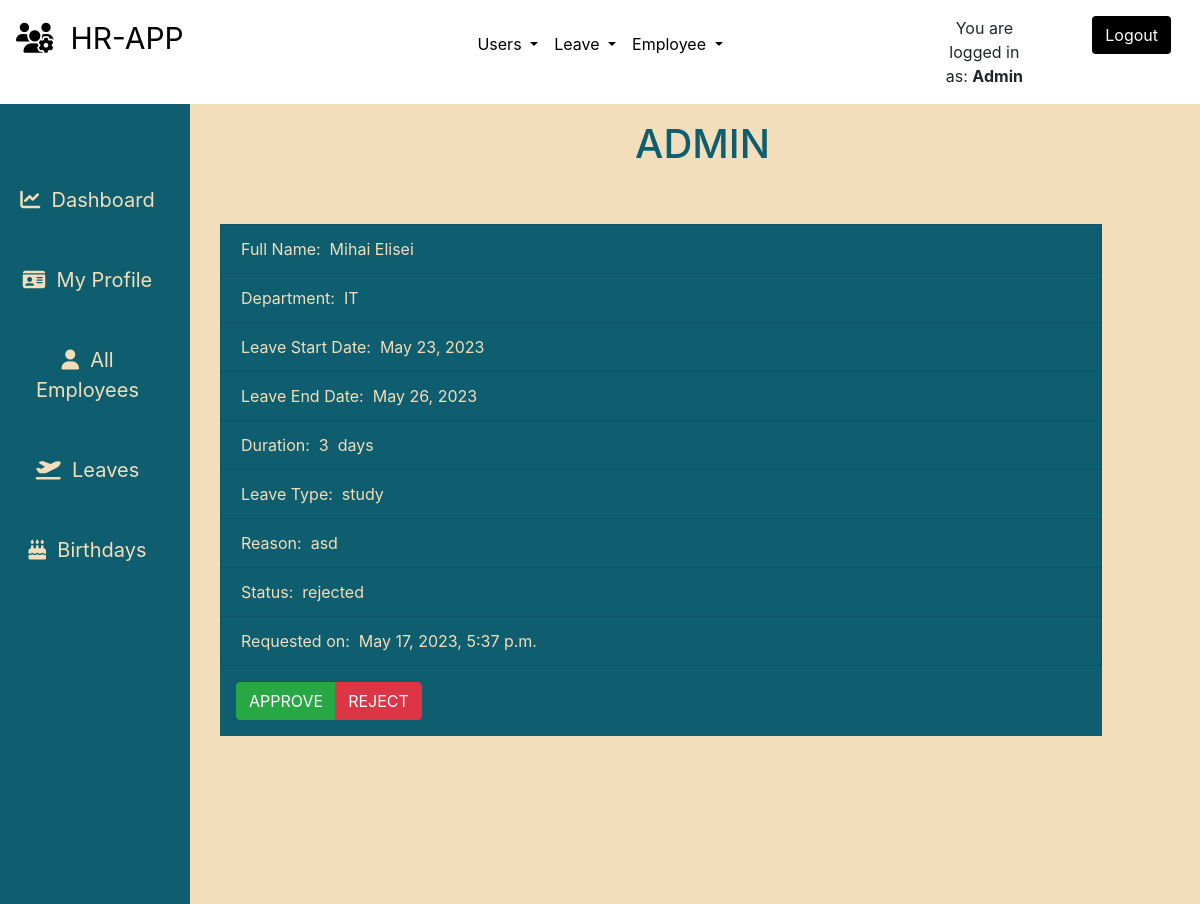
/leaves/leaves/all/action/4/ (signed in), run on the app's committed database.
### leaves/models.py (models this page shows, shortened)
class Leave(models.Model):
    SICK = 'sick'
    ANUAL = 'anual'
    EMERGENCY = 'emergency'
    STUDY = 'study'
    LEAVE_TYPE = (
    (SICK,'Sick Leave'),
    (ANUAL,'Anual Leave'),
    (EMERGENCY,'Emergency Leave'),
    (STUDY,'Study Leave'),
    )
    DAYS = 25
    user = models.ForeignKey(User,on_delete=models.CASCADE,default=1)
    startdate = models.DateField(verbose_name=_('Start Date'),help_text='leave start date is on ..',null=True,blank=False)
    enddate = models.DateField(verbose_name=_('End Date'),help_text='coming back on ...',null=True,blank=False)
    leavetype = models.CharField(verbose_name=_('Leave Type'),choices=LEAVE_TYPE,max_length=25,null=True,blank=False)
    reason = models.CharField(verbose_name=_('Reason for Leave'),max_length=255,help_text='add additional information for leave',null=True,blank=True)
    defaultdays = models.PositiveIntegerField(verbose_name=_('Leave days per year counter'),default=DAYS,null=True,blank=True)
    status = models.CharField(max_length=12,default='pending')
    is_approved = models.BooleanField(default=False)
    updated = models.DateTimeField(auto_now=True, auto_now_add=False)
    created = models.DateTimeField(auto_now=False, auto_now_add=True)
    objects = LeaveManager()
    class Meta:
        verbose_name = _('Leave')
        verbose_name_plural = ('Leaves')
        ordering = ['-created']
    @property
    def leave_days(self):
        days_count = ''
        startdate = self.startdate
        enddate = self.enddate
        if startdate > enddate:
            return
        dates = (enddate - startdate)
        return dates.days
    @property
    def leave_approved(self):
        return self.is_approved == True

### employees/models.py (models this page shows, shortened)
class Employee(models.Model):
    MALE = 'male'
    FEMALE = 'female'
    GENDER = (
    (MALE, 'Male'),
    (FEMALE, 'Female'),
    )
    MR = 'Mr'
    MRS = 'Mrs'
    MSS = 'Mss'
    DR = 'Dr'
    SIR = 'Sir'
    MADAM = 'Madam'
    TITLE = (
    (MR, 'Mr'),
    (MRS, 'Mrs'),
    (MSS, 'Mss'),
    (DR, 'Dr'),
    (SIR, 'Sir'),
    (MADAM, 'Madam'),
    )
    FULL_TIME = 'Full-Time'
    PART_TIME = 'Part-Time'
    CONTRACT = 'Contract'
    INTERN = 'Intern'
    EMPLOYEETYPE = (
    (FULL_TIME, 'Full-Time'),
    (PART_TIME, 'Part-Time'),
    (CONTRACT, 'Contract'),
    (INTERN, 'Intern'),
    )
    MASTERS = 'Masters Degree'
    BACHELOR = 'Bachelor Degree'
    ADVANCED = 'Craft / Higher Certificate'
    LEAVING = 'Leaving Certificate'
    JUNIOR = 'Junior Certificate'
    OTHER = 'Other'
    EDUCATIONAL_LEVEL = (
    (MASTERS, 'Masters Degree'),
    (BACHELOR, 'Bachelor Degree'),
    (ADVANCED, 'Craft / Higher Certificate'),
    (LEAVING, 'Leaving Certificate'),
    (JUNIOR, 'Junior Certificate'),
    (OTHER, 'Other'),
    )
    id = models.CharField(_('Employee ID Number'), max_length=10, null=False, blank=False, primary_key=True)
    user = models.ForeignKey(User, on_delete=models.CASCADE, default=None)
    title = models.CharField(_('Title'), max_length=5, default=MR, choices=TITLE, blank=False, null=False)
    firstname = models.CharField(_('First Name'), max_length=125, null=False, blank=False)
    lastname = models.CharField(_('Last Name'), max_length=125, null=False, blank=False)
    othername = models.CharField(_('Other Name (optional)'), max_length=125, null=True, blank=True)
    sex = models.CharField(_('Gender'), max_length=9, choices=GENDER, blank=False)
    email = models.CharField(_('Email'), max_length=255, default=None, blank=False, null=False)
    tel = PhoneNumberField(null=False, blank=False, verbose_name='Phone Number', help_text= 'Enter number with Country Code Eg. +353000000000')
    birthday = models.DateField(_('Birthday'),blank=False,null=False)
    nationality = models.ForeignKey(Nationality, verbose_name=_('Nationality'), on_delete=models.SET_NULL, null=True, default=None)
    address = models.CharField(_('Address'), help_text='address of current residence', max_length=125, null=True, blank=True)
    education = models.CharField(_('Education'),help_text='Highest educational level', max_length=26, choices=EDUCATIONAL_LEVEL, blank=False, null=True)
    lastwork = models.CharField(_('Last Place of Work'), help_text='Where was the last place you worked ?', max_length=125, null=True, blank=True)
    position = models.CharField(_('Position Held'),help_text='What position where you in your last place of work ?', max_length=255, null=True, blank=True)
    department = models.ForeignKey(Department, verbose_name =_('Department'), on_delete=models.SET_NULL, null=True, default=None)
    role = models.ForeignKey(Role, verbose_name=_('Role'), on_delete=models.SET_NULL, null=True, default=None)
    startdate = models.DateField(_('Employement Date'), help_text='date of employement', blank=False, null=True)
    employeetype = models.CharField(_('Employee Type'), max_length=15, default=FULL_TIME, choices=EMPLOYEETYPE, blank=False, null=True)
    dateissued = models.DateField(_('Date Issued'), help_text='date staff id was issued', blank=False, null=True)
    created = models.DateTimeField(verbose_name=_('Created'), auto_now_add=True, null=True)
    is_blocked = models.BooleanField(_('Is Blocked'),help_text='button to toggle employee block and unblock',default=False)
    is_deleted = models.BooleanField(_('Is Deleted'),help_text='button to toggle employee deleted and undelete',default=False)
    objects = EmployeeManager()
    class Meta:
        verbose_name = _('Employee')
        verbose_name_plural = _('Employees')
        ordering = ['-created']
    @property
    def get_full_name(self):
        fullname = ''
        firstname = self.firstname
        lastname = self.lastname
        othername = self.othername
        if (firstname and lastname) or othername is None:
            fullname = firstname + ' ' + lastname
            return fullname
        elif othername:
            fullname = firstname + ' ' + lastname + ' ' + othername
            return fullname
        return

class Department(models.Model):
    name = models.CharField(max_length=125)
    description = models.CharField(max_length=125, null=True, blank=True)
    created = models.DateTimeField(verbose_name=_('Created'), auto_now_add=True)
    updated = models.DateTimeField(verbose_name=_('Updated'), auto_now=True)
    class Meta:
        verbose_name = _('Department')
        verbose_name_plural = _('Departments')
        ordering = ['name', 'created']
    def __str__(self):
        return self.name

### leaves/views.py (the view)
# urls.py: path('leaves/all/action/<int:id>/', views.leaves_action, name='leaves_action'),
def leaves_action(request,id):
	if not (request.user.is_authenticated):
		return redirect('/')
	leave = get_object_or_404(Leave, id = id)
	employee = Employee.objects.filter(user = leave.user)[0]
	return render(request,'leaves/leave_action.html',{'leave':leave,'employee':employee,'title':'{0}-{1} leave'.format(leave.user.username,leave.status)})

### leaves/manager.py (called while the page is built)
    def get_queryset(self):
        return super().get_queryset()

### leaves/templates/leaves/leave_action.html
{% extends "base.html" %}
{% load static %}
{% load crispy_forms_tags %}
{% block content %}
<div class="container-fluid">
    <div class="row flex-nowrap mt-0">
        <div class="col-auto col-md-2 col-xl-2 px-sm-2 px-0 teal-color beige-color">
            <div class="d-flex flex-column align-items-center align-items-sm-start px-3 pt-2 min-vh-100">
                <ul class="nav nav-pills flex-column mb-sm-auto mt-5 align-items-center align-items-sm-right" id="menu"
                    style="width: 100%;">
                    <li class="nav-item sidebar-item">
                        <a href="{% url 'home' %}" class="nav-link align-middle px-0">
                            <i class="fas fa-chart-line"></i><span class="ms-1 d-none d-sm-inline">&nbsp;
                                Dashboard</span>
                        </a>
                    </li>
                    <li class="nav-item sidebar-item">
                        <a href="{% url 'userprofile' %}" class="nav-link align-middle px-0">
                            <i class="fas fa-id-card"></i><span class="ms-1 d-none d-sm-inline">&nbsp; My Profile</span>
                        </a>
                    </li>
                    {% if request.user.is_superuser and request.user.is_staff %}
                    <li class="nav-item sidebar-item">
                        <a href="{% url 'employees' %}" class="nav-link align-middle px-0">
                            <i class="fas fa-user"></i><span class="ms-1 d-none d-sm-inline">&nbsp; All Employees</span>
                        </a>
                    </li>
                    {% endif %}
                    <li class="nav-item sidebar-item">
                        <a href="{% url 'all_leaves' %}" class="nav-link align-middle px-0">
                            <i class="fas fa-plane-departure"></i><span class="ms-1 d-none d-sm-inline">&nbsp;
                                Leaves</span>
                        </a>
                    </li>
                    <li class="nav-item sidebar-item">
                        <a href="{% url 'birthdays' %}" class="nav-link align-middle px-0">
                            <i class="fas fa-birthday-cake"></i><span class="ms-1 d-none d-sm-inline">&nbsp;
                                Birthdays</span>
                        </a>
                    </li>
                </ul>
            </div>
        </div>
        <div class="col-10 dahsboard-color">
            <div class="row mt-3">
                <div class="col">
                    <h2 class="table-title text-center" style="text-transform: uppercase;">{{ leave.user }}</h2>
                </div>
            </div>
            <div class="row mt-5">
                <div class="container">
                    <div class="col-11">
                        <div class="teal-color">
                            <ul class="list-group">
                                <li class="list-group-item teal-color beige-color profile-list">
                                    <span>Full Name:</span>&nbsp;&nbsp;{{ employee.get_full_name }}
                                </li>
                                <li class="list-group-item teal-color beige-color profile-list">
                                    <span>Department:</span>&nbsp;&nbsp;{{ employee.department }}
                                </li>
                                <li class="list-group-item  teal-color beige-color profile-list">
                                    <span>Leave Start Date:</span>&nbsp;&nbsp;{{ leave.startdate }}
                                </li>
                                <li class="list-group-item  teal-color beige-color profile-list">
                                    <span>Leave End Date:</span>&nbsp;&nbsp;{{ leave.enddate }}
                                </li>
                                <li class="list-group-item  teal-color beige-color profile-list ">
                                    <span>Duration:</span>&nbsp;&nbsp;{{ leave.leave_days }}&nbsp; days
                                </li>
                                <li class="list-group-item  teal-color beige-color profile-list">
                                    <span>Leave Type:</span>&nbsp;&nbsp;{{ leave.leavetype }}
                                </li>
                                <li class="list-group-item  teal-color beige-color profile-list">
                                    <span>Reason:</span>&nbsp;&nbsp;{{ leave.reason }}
                                </li>
                                <li class="list-group-item  teal-color beige-color profile-list">
                                    <span>Status:</span>&nbsp;&nbsp;{{ leave.status }}
                                </li>
                                <li class="list-group-item  teal-color beige-color profile-list">
                                    <span>Requested on:</span>&nbsp;&nbsp;{{ leave.created }}
                                </li>
                            </ul>
                            {% if request.user.is_superuser and request.user.is_staff %}
                            <div class="btn-group btn-group-justified p-3">
                                {% if leave.leave_approved %}
                                <a href="{% url 'unapprove_leave' leave.id %}" class="btn btn-success leave-action" name='unapprove'>UNAPPROVE</a>
                                {% else %}
                                <a href="{% url 'aprove_leave' leave.id %}" class="btn btn-success leave-action" name='approve'>APPROVE</a>
                                {% endif %}
                                <a href="{% url 'reject' leave.id %}" class="btn btn-danger leave-action" name='reject'>REJECT</a>
                            </div>
                            {% endif %}
                        </div>
                    </div>
                </div>
            </div>
        </div>
    </div>
</div>
{% endblock %}

### templates/base.html (shortened to what this page needs)
{% load static %}
<!doctype html>
<html lang="en">
<head>
    {% block corecss %}
    <link rel="stylesheet" href="https://stackpath.bootstrapcdn.com/bootstrap/4.4.1/css/bootstrap.min.css"
>
    <link rel="stylesheet" href="{% static 'css/base.css' %}">
    <link rel="stylesheet" href="https://cdn.jsdelivr.net/npm/flatpickr/dist/flatpickr.min.css">
    {% endblock %}
<body>
    <header class="container-fluid">
        <div class="row">
            <div class="col-{% if user.is_authenticated %}3{% else %}9{% endif %}">
                <div class="m-3">
                    <a href="{% url 'home' %}" class="main-logo-link logo-font text-black main-logo">
                        {% block navbar-content %}
                        <i class="fas fa-users-cog"></i>&nbsp;&nbsp;HR-APP
                        {% endblock navbar-content %}
                    </a>
                </div>
            </div>
            {% if user.is_authenticated %}
            {% if request.user.is_superuser %}
            <div class="col-6">
                <nav class="navbar navbar-expand-lg m-3">
                    <ul class="navbar-nav mr-auto mx-auto">
                        <li class="nav-item dropdown">
                            <a class="nav-link dropdown-toggle  text-black" href="#" role="button" data-toggle="dropdown" aria-expanded="false">
                              Users
                            </a>
                        </li>
                        <li class="nav-item dropdown">
                            <a class="nav-link dropdown-toggle  text-black" href="#" role="button" data-toggle="dropdown" aria-expanded="false">
                                Leave
                            </a>
                        </li>
                        <li class="nav-item dropdown">
                            <a class="nav-link dropdown-toggle  text-black" href="#" role="button" data-toggle="dropdown" aria-expanded="false">
                                Employee
                            </a>
                        </li>
                    </ul>
                </nav>
            </div>
            {% endif %}
            {% endif %}
            <div class="col-3">
                {% if user.is_authenticated %}
                <div class="row ">
                    <div class="col-6 ">
                        <p class="m-3 text-center">You are logged in as: <span><strong> {{ request.user | capfirst}}</strong></span></p>
                    </div>
                    <div class="col-6">
                        <a href="{% url 'account_logout' %}" class="btn btn-md btn-black m-3">Logout</a>
                    </div>
                </div>
                {% else %}
                <a href="{% url 'account_login' %}" class="btn btn-md btn-black m-3">Login</a>
                {% endif %}
            </div>
        </div>
    </header>
    {% block content %}
    {% endblock %}
</body>
</html>

### static/css/base.css (style rules this page uses)
html, body { padding: 0; height: 100%; margin: 0; max-width: 100%; }
.dahsboard-color { background-color:#F2DEBA; }
.btn-black { background: black; color: white; }
.teal-color { background-color: #0E5E6F; }
.table-title { color: #0E5E6F; font-size: 40px; }
.beige-color { color:#F2DEBA; }
.text-black { color: #000 !important; }
.logo-font { text-transform: uppercase; }
.main-logo { font-size: 30px; }
.sidebar-item a { text-decoration: none; color:#F2DEBA; font-size: 20px; text-align: center; padding: 25px; }
.nav-pills { text-align: center!important; }
.container-fluid { margin: 0; padding: 0; }

### data on the page
Leave: user "ADMIN", startdate "May 23, 2023", enddate "May 26, 2023", leave_days "3", leavetype "study", reason "asd", status "rejected", created "May 17, 2023, 5:37 p.m."
Employee: get_full_name "Mihai Elisei", department "IT"

### other printed values
{{ request.user | capfirst }} "Admin"
